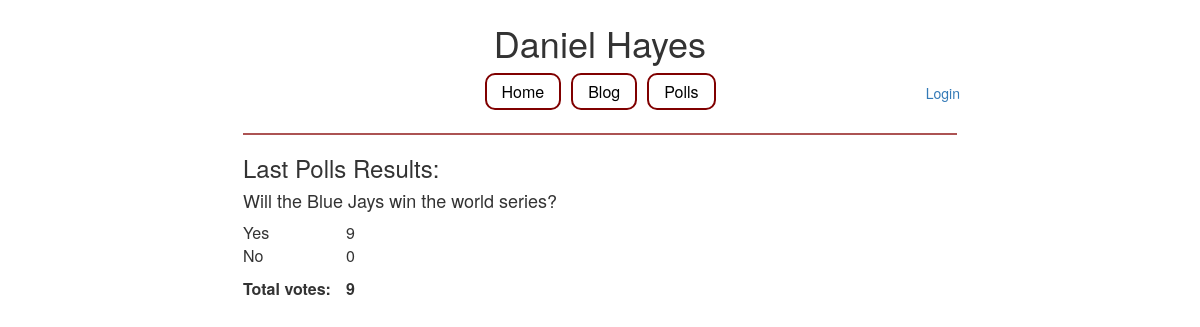
The app's page /, older data.
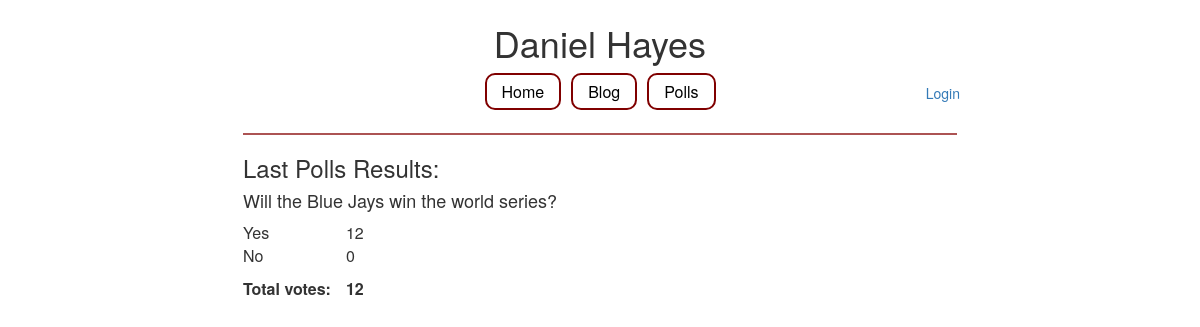
The same page, newer data.
### polls/models.py (models this page shows, shortened)
class Choice(models.Model):
    question = models.ForeignKey(Question, on_delete=models.CASCADE)
    choice_text = models.CharField(max_length=200)
    votes = models.IntegerField(default=0)

class Question(models.Model):
    class Meta:
        ordering = ['-pub_date']
    question_text = models.CharField(max_length=200)
    pub_date = models.DateTimeField('date published', default=timezone.now)
    expiry_date = models.DateTimeField(default=timezone.now() + datetime.timedelta(days=1))
    def was_published_recently(self):
        now = timezone.now()
        return now - datetime.timedelta(days=1) <= self.pub_date <= now
    def total_vote_count(self):
        choices = self.choice_set.all()
        total_votes = sum([c.votes for c in choices])
        return total_votes
    was_published_recently.admin_order_field = 'pub_date'
    was_published_recently.boolean = True
    was_published_recently.short_description = 'recent?'

### home/views.py (the view)
# urls.py: url(r'^$', views.IndexView.as_view(), name='index'),
def index(request):
    last_question = []
    active_questions = []
    last_question = Question.objects.filter(expiry_date__lte=timezone.now())[0]
    active_questions = Question.objects.filter(expiry_date__gt=timezone.now())
    context = {'last_question': last_question,
               'active_questions': active_questions,}
    return render(request, 'home/index.html', context)

### home/templates/home/index.html (shortened to what this page needs)
{% extends 'home/base.html' %}
{% block content %}
{% if last_question %}
  <h3>
    Last Polls Results:
  </h3>
  <h4>
    {{ last_question.question_text }}
  </h4>
  <table>
  {% for choice in last_question.choice_set.all %}
    <tr>
      <td>
        {{ choice.choice_text }}
      </td>
      <td>
        {{ choice.votes }}
      </td>
    </tr>
  {% endfor %}
  <tr class="empty_row">
    <td colspan="2">
    </td>
  </tr>
  <tr>
      <td class="total_votes">
        Total votes:
      </td>
      <td class="total_votes">
        {{ last_question.total_vote_count }}
      </td>
  </tr>
  </table>
{% else %}
  <p>
    Could not find any polls
  </p>
{% endif %}
{% endblock %}

Row changes from the older to the newer data that the page shows:
changed through a linked row, Question "Will the Blue Jays win the world series?": total_vote_count "9" → "12"
changed Choice "Yes": votes "9" → "12"
